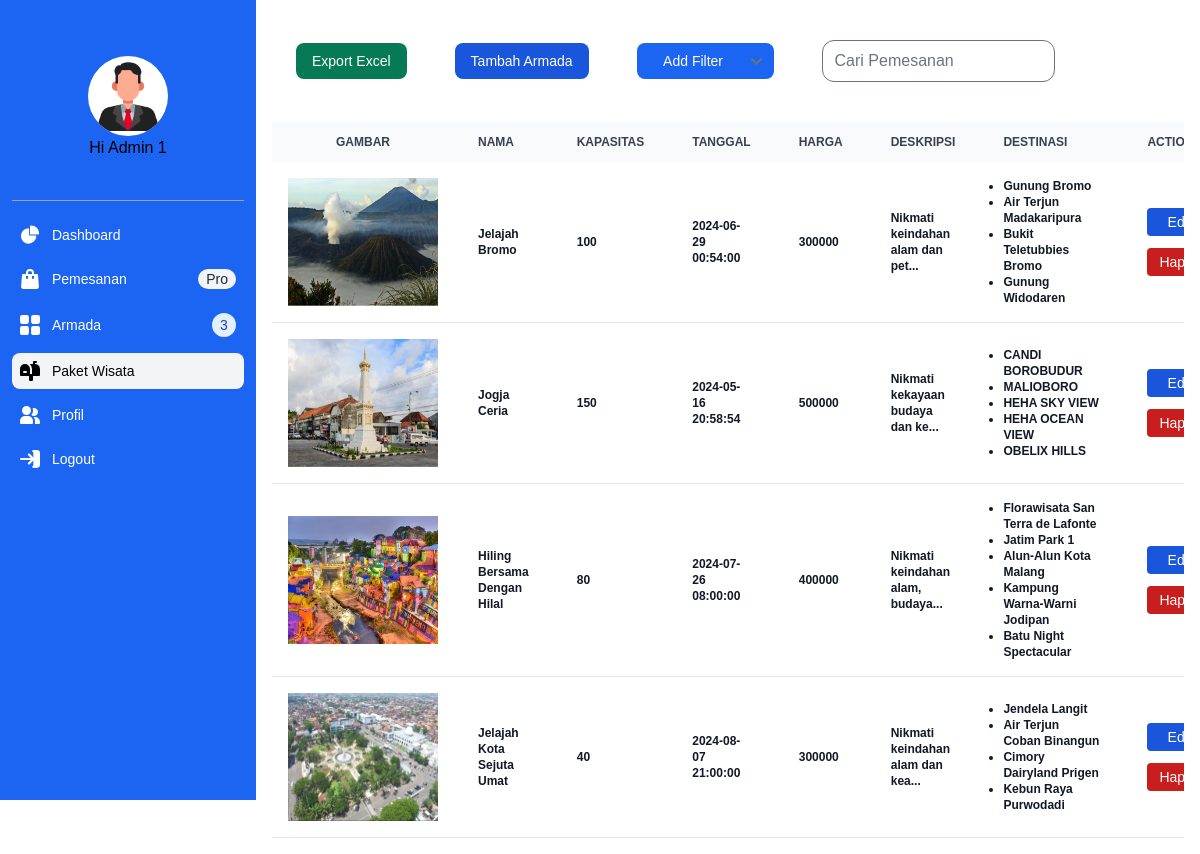
Page /app/admin/paket/index.php (signed in) on the committed database.
### tables this page shows
CREATE TABLE `paket` (
  `ID_PAKET` char(8) NOT NULL,
  `NAMA_PAKET` varchar(32) NOT NULL,
  `DESTINASI_PAKET` varchar(256) NOT NULL,
  `HARGA_PAKET` bigint(20) NOT NULL,
  `JEMPUT_PAKET` varchar(256) NOT NULL,
  `KAPASITAS_PAKET` int(11) NOT NULL,
  `TANGGAL_PAKET` datetime NOT NULL,
  `DESKRIPSI_PAKET` varchar(256) NOT NULL,
  `GAMBAR_PAKET` varchar(256) NOT NULL
);

### app/database.php (called while the page is built, shortened)
<?php
	function getTableData($table) {
		try{
			$statement = DB->prepare("SELECT * FROM $table");
			$statement->execute();
			return $statement->fetchAll(PDO::FETCH_ASSOC);
		}
		catch(PDOException $err){
			echo $err->getMessage();
		}
	}
?>

### app/admin/paket/index.php (the view, shortened to what this page needs)
<?php
    require("../../database.php");
    $title = "Paket Wisata";
    $packets = getTableData('paket');
        include("../../../assets/inc/admin/layouts/header.php");
        $flag = 1;
    ?>
    <div class="flex flex-col  sm:flex-row items-center justify-start mb-4">
        <a href="excel.php" class="m-6 sm:mb-0 sm:mr-4 inline-block px-4 py-2 text-sm font-medium text-center text-white bg-green-600 rounded-lg hover:bg-green-700 focus:ring-4 focus:outline-none focus:ring-green-300 whitespace-nowrap">Export Excel</a>
        <a href="tambah.php" class="m-6 w-fit inline-block items-center px-4 py-2 text-sm font-medium text-center text-white bg-blue-700 rounded-lg hover:bg-blue-800 focus:ring-4 focus:outline-none focus:ring-blue-300">Tambah Armada</a>
        <select name="cars" id="cars" class="m-6  border-none border-blue-500 inline-block px-4 py-2 text-sm font-medium text-center text-white bg-blue-600 rounded-lg hover:bg-blue-700 focus:ring-4 focus:outline-none focus:ring-blue-300 decoration-white whitespace-nowrap mr-3">
                <option value="volvo">Add Filter</option>
        </select>
        <div class="relative flex items-center m-6">
            <input type="text" name="search" placeholder="Cari Pemesanan" autocomplete="off" aria-label="Cari Pemesanan" class="w-full sm:w-64 pr-3 pl-10 py-2 placeholder-gray-500 text-black rounded-xl ring-gray-300 focus:ring-gray-500 focus:ring-2">
        </div>
    </div>
    <div class="overflow-x-scroll">
        <table class="w-full text-sm text-left rtl:text-right text-gray-500 dark:text-gray-400">
            <thead class="text-xs text-gray-700 uppercase bg-gray-50 dark:bg-gray-700 dark:text-gray-400">
                <tr>
                <th scope="col" class="px-16 py-3">Gambar
                </th>
                <th scope="col" class="px-6 py-3">
                    Nama
                </th>
                <th scope="col" class="px-6 py-3">
                    Kapasitas
                </th>
                <th scope="col" class="px-6 py-3">
                    Tanggal
                </th>
                <th scope="col" class="px-6 py-3">
                    Harga
                </th>
                <th scope="col" class="px-6 py-3">
                    Deskripsi
                </th>
                <th scope="col" class="px-6 py-3">
                    Destinasi
                </th>
                <th scope="col" class="px-6 py-3">
                    Action
                </th>
            </tr>
        </thead>
        <tbody class="text-xs">
        <?php foreach ($packets as $packet) : ?>
            <tr class="bg-white border-b dark:bg-gray-800 dark:border-gray-700 hover:bg-gray-50 dark:hover:bg-gray-600">
                <td class="p-4 overflow-hidden w-32">
                    <img src="<?= BASEURL; ?>/assets/img/paket/<?= $packet['GAMBAR_PAKET'] ?>" alt="paket" class="h-32 md:h-32">
                </td>
                <td class="px-6 py-4 font-semibold text-gray-900 dark:text-white">
                    <?= ucwords($packet["NAMA_PAKET"]) ?>
                </td>
                <td class="px-6 py-4 font-semibold text-gray-900 dark:text-white">
                  <?= ucwords($packet["KAPASITAS_PAKET"]) ?>
                </td>
                <td class="px-6 py-4 font-semibold text-gray-900 dark:text-white">
                  <?= ucwords($packet["TANGGAL_PAKET"]) ?>
                </td>
                <td class="px-6 py-4 font-semibold text-gray-900 dark:text-white">
                    <?= ucwords($packet["HARGA_PAKET"]) ?>
                </td>
                <td class="px-6 py-4 font-semibold text-gray-900 dark:text-white">
                <?php
                    echo substr($packet["DESKRIPSI_PAKET"], 0, 30);
                    if (strlen($packet["DESKRIPSI_PAKET"])>30) {
                        echo "...";
                    }
                 ?>
                </td>
                <td class="px-6 py-4 font-semibold text-gray-900 dark:text-white">
                  <ul class="list-disc w-24">
                    <?php
                        $dests = explode(',', $packet["DESTINASI_PAKET"]);
                        foreach ($dests as $dest) {
                            echo "<li>$dest</li>";
                        }
                    ?>
                </ul>
                </td>
                <td class="px-6 py-4">
                    <a href="edit.php?pkt=<?= $packet["ID_PAKET"] ?>" class="block text-white bg-blue-700 hover:bg-blue-800 focus:ring-4 focus:outline-none focus:ring-blue-300 font-medium rounded text-sm px-3 py-1 text-center">Edit</a>
                    <button data-modal-target="popup-modal<?=$flag;?>" data-modal-toggle="popup-modal<?=$flag;?>" class="mt-3 block text-white bg-red-700 hover:bg-red-800 focus:ring-4 focus:outline-none focus:ring-red-300 font-medium rounded text-sm px-3 py-1 text-center type="button">
                      Hapus
                    </button>
                </td>
            </tr>
            <?php $flag+=1;
          endforeach; ?>
        </tbody>
    </table>
</div>
	<?php include("../../../assets/inc/admin/layouts/footer.php");

### rows in the picture
paket: GAMBAR_PAKET (picture), NAMA_PAKET "Jelajah Bromo", KAPASITAS_PAKET "100", TANGGAL_PAKET "2024-06-29 00:54:00", HARGA_PAKET "300000", DESKRIPSI_PAKET "Nikmati keindahan alam dan pet", DESTINASI_PAKET "Gunung Bromo", DESTINASI_PAKET "Air Terjun Madakaripura", DESTINASI_PAKET "Bukit Teletubbies Bromo", DESTINASI_PAKET "Gunung Widodaren"
paket: GAMBAR_PAKET (picture), NAMA_PAKET "Jogja Ceria", KAPASITAS_PAKET "150", TANGGAL_PAKET "2024-05-16 20:58:54", HARGA_PAKET "500000", DESKRIPSI_PAKET "Nikmati kekayaan budaya dan ke", DESTINASI_PAKET "CANDI BOROBUDUR", DESTINASI_PAKET "MALIOBORO", DESTINASI_PAKET "HEHA SKY VIEW", DESTINASI_PAKET "HEHA OCEAN VIEW", DESTINASI_PAKET "OBELIX HILLS"
paket: GAMBAR_PAKET (picture), NAMA_PAKET "Hiling Bersama Dengan Hilal", KAPASITAS_PAKET "80", TANGGAL_PAKET "2024-07-26 08:00:00", HARGA_PAKET "400000", DESKRIPSI_PAKET "Nikmati keindahan alam, budaya", DESTINASI_PAKET "Florawisata San Terra de Lafonte", DESTINASI_PAKET "Jatim Park 1", DESTINASI_PAKET "Alun-Alun Kota Malang", DESTINASI_PAKET "Kampung Warna-Warni Jodipan", DESTINASI_PAKET "Batu Night Spectacular"
paket: GAMBAR_PAKET (picture), NAMA_PAKET "Jelajah Kota Sejuta Umat", KAPASITAS_PAKET "40", TANGGAL_PAKET "2024-08-07 21:00:00", HARGA_PAKET "300000", DESKRIPSI_PAKET "Nikmati keindahan alam dan kea", DESTINASI_PAKET "Jendela Langit", DESTINASI_PAKET "Air Terjun Coban Binangun", DESTINASI_PAKET "Cimory Dairyland Prigen", DESTINASI_PAKET "Kebun Raya Purwodadi"
